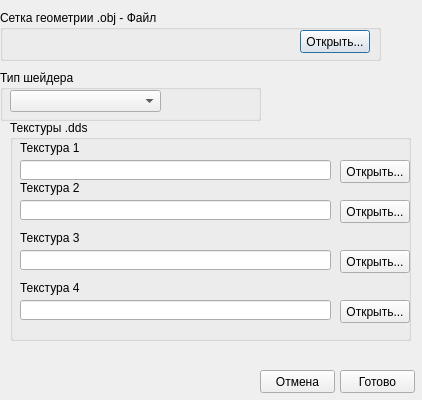
<?xml version="1.0" encoding="UTF-8"?>
<ui version="4.0">
 <class>ModelLoaderUI</class>
 <widget class="QDialog" name="ModelLoaderUI">
  <property name="windowModality">
   <enum>Qt::WindowModal</enum>
  </property>
  <property name="geometry">
   <rect>
    <x>0</x>
    <y>0</y>
    <width>422</width>
    <height>400</height>
   </rect>
  </property>
  <property name="minimumSize">
   <size>
    <width>422</width>
    <height>189</height>
   </size>
  </property>
  <property name="maximumSize">
   <size>
    <width>422</width>
    <height>400</height>
   </size>
  </property>
  <property name="windowTitle">
   <string>ModelLoaderUI</string>
  </property>
  <property name="modal">
   <bool>true</bool>
  </property>
  <widget class="QGroupBox" name="groupMesh">
   <property name="geometry">
    <rect>
     <x>0</x>
     <y>10</y>
     <width>381</width>
     <height>51</height>
    </rect>
   </property>
   <property name="title">
    <string>Сетка геометрии .obj - Файл</string>
   </property>
   <widget class="QPushButton" name="btnOpenObjFile">
    <property name="geometry">
     <rect>
      <x>300</x>
      <y>20</y>
      <width>70</width>
      <height>23</height>
     </rect>
    </property>
    <property name="text">
     <string>Открыть...</string>
    </property>
   </widget>
   <widget class="QLabel" name="lblMeshFile">
    <property name="geometry">
     <rect>
      <x>10</x>
      <y>20</y>
      <width>271</width>
      <height>16</height>
     </rect>
    </property>
    <property name="text">
     <string/>
    </property>
   </widget>
  </widget>
  <widget class="QGroupBox" name="groupShader">
   <property name="geometry">
    <rect>
     <x>0</x>
     <y>70</y>
     <width>261</width>
     <height>51</height>
    </rect>
   </property>
   <property name="title">
    <string>Тип шейдера</string>
   </property>
   <widget class="QComboBox" name="cbxShaderType">
    <property name="geometry">
     <rect>
      <x>10</x>
      <y>20</y>
      <width>151</width>
      <height>22</height>
     </rect>
    </property>
   </widget>
  </widget>
  <widget class="QGroupBox" name="groupTexture">
   <property name="geometry">
    <rect>
     <x>10</x>
     <y>120</y>
     <width>401</width>
     <height>221</height>
    </rect>
   </property>
   <property name="title">
    <string>Текстуры .dds</string>
   </property>
   <widget class="QPushButton" name="btnOpenDDSFile">
    <property name="geometry">
     <rect>
      <x>330</x>
      <y>40</y>
      <width>70</width>
      <height>23</height>
     </rect>
    </property>
    <property name="text">
     <string>Открыть...</string>
    </property>
   </widget>
   <widget class="QLabel" name="lblTextureFile">
    <property name="geometry">
     <rect>
      <x>10</x>
      <y>20</y>
      <width>271</width>
      <height>16</height>
     </rect>
    </property>
    <property name="text">
     <string/>
    </property>
   </widget>
   <widget class="QLineEdit" name="ledTex1">
    <property name="geometry">
     <rect>
      <x>10</x>
      <y>40</y>
      <width>311</width>
      <height>20</height>
     </rect>
    </property>
   </widget>
   <widget class="QLabel" name="lblTex1">
    <property name="geometry">
     <rect>
      <x>10</x>
      <y>20</y>
      <width>61</width>
      <height>16</height>
     </rect>
    </property>
    <property name="text">
     <string>Текстура 1</string>
    </property>
   </widget>
   <widget class="QLineEdit" name="ledTex2">
    <property name="geometry">
     <rect>
      <x>10</x>
      <y>80</y>
      <width>311</width>
      <height>20</height>
     </rect>
    </property>
   </widget>
   <widget class="QPushButton" name="btnOpenDDSFile_2">
    <property name="geometry">
     <rect>
      <x>330</x>
      <y>80</y>
      <width>70</width>
      <height>23</height>
     </rect>
    </property>
    <property name="text">
     <string>Открыть...</string>
    </property>
   </widget>
   <widget class="QLabel" name="lblTex2">
    <property name="geometry">
     <rect>
      <x>10</x>
      <y>60</y>
      <width>61</width>
      <height>16</height>
     </rect>
    </property>
    <property name="text">
     <string>Текстура 2</string>
    </property>
   </widget>
   <widget class="QLineEdit" name="ledTex3">
    <property name="geometry">
     <rect>
      <x>10</x>
      <y>130</y>
      <width>311</width>
      <height>20</height>
     </rect>
    </property>
   </widget>
   <widget class="QPushButton" name="btnOpenDDSFile_3">
    <property name="geometry">
     <rect>
      <x>330</x>
      <y>130</y>
      <width>70</width>
      <height>23</height>
     </rect>
    </property>
    <property name="text">
     <string>Открыть...</string>
    </property>
   </widget>
   <widget class="QLabel" name="lblTex3">
    <property name="geometry">
     <rect>
      <x>10</x>
      <y>110</y>
      <width>61</width>
      <height>16</height>
     </rect>
    </property>
    <property name="text">
     <string>Текстура 3</string>
    </property>
   </widget>
   <widget class="QLineEdit" name="ledTex4">
    <property name="geometry">
     <rect>
      <x>10</x>
      <y>180</y>
      <width>311</width>
      <height>20</height>
     </rect>
    </property>
   </widget>
   <widget class="QPushButton" name="btnOpenDDSFile_4">
    <property name="geometry">
     <rect>
      <x>330</x>
      <y>180</y>
      <width>70</width>
      <height>23</height>
     </rect>
    </property>
    <property name="text">
     <string>Открыть...</string>
    </property>
   </widget>
   <widget class="QLabel" name="lblTex4">
    <property name="geometry">
     <rect>
      <x>10</x>
      <y>160</y>
      <width>61</width>
      <height>16</height>
     </rect>
    </property>
    <property name="text">
     <string>Текстура 4</string>
    </property>
   </widget>
  </widget>
  <widget class="QPushButton" name="btnOK">
   <property name="geometry">
    <rect>
     <x>340</x>
     <y>370</y>
     <width>75</width>
     <height>23</height>
    </rect>
   </property>
   <property name="text">
    <string>Готово</string>
   </property>
  </widget>
  <widget class="QPushButton" name="btnCancel">
   <property name="geometry">
    <rect>
     <x>260</x>
     <y>370</y>
     <width>75</width>
     <height>23</height>
    </rect>
   </property>
   <property name="text">
    <string>Отмена</string>
   </property>
  </widget>
 </widget>
 <layoutdefault spacing="6" margin="11"/>
 <resources/>
 <connections>
  <connection>
   <sender>btnOK</sender>
   <signal>clicked()</signal>
   <receiver>ModelLoaderUI</receiver>
   <slot>accept()</slot>
   <hints>
    <hint type="sourcelabel">
     <x>337</x>
     <y>131</y>
    </hint>
    <hint type="destinationlabel">
     <x>210</x>
     <y>94</y>
    </hint>
   </hints>
  </connection>
  <connection>
   <sender>btnCancel</sender>
   <signal>clicked()</signal>
   <receiver>ModelLoaderUI</receiver>
   <slot>reject()</slot>
   <hints>
    <hint type="sourcelabel">
     <x>337</x>
     <y>161</y>
    </hint>
    <hint type="destinationlabel">
     <x>210</x>
     <y>94</y>
    </hint>
   </hints>
  </connection>
 </connections>
</ui>
